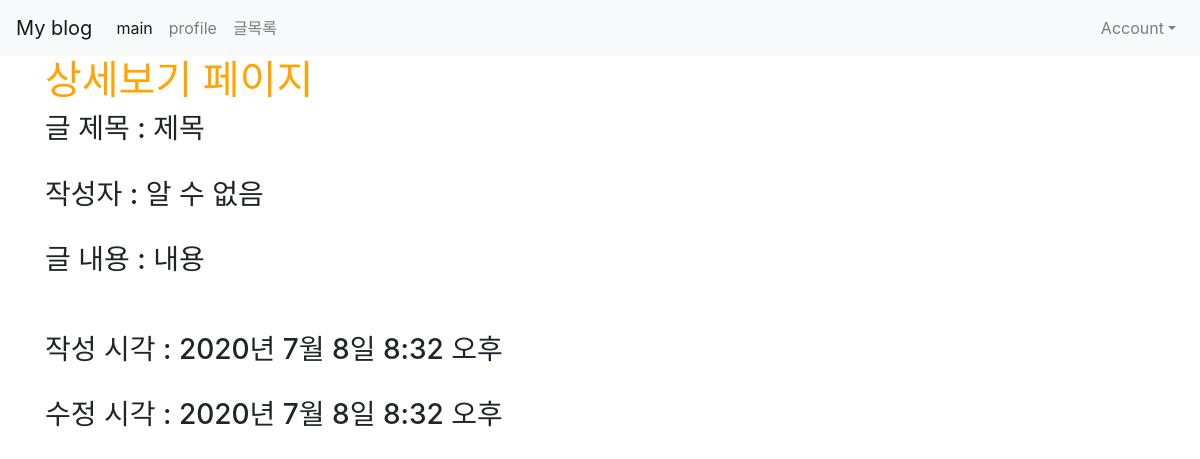
The app's page /posts/show/2/, older data.
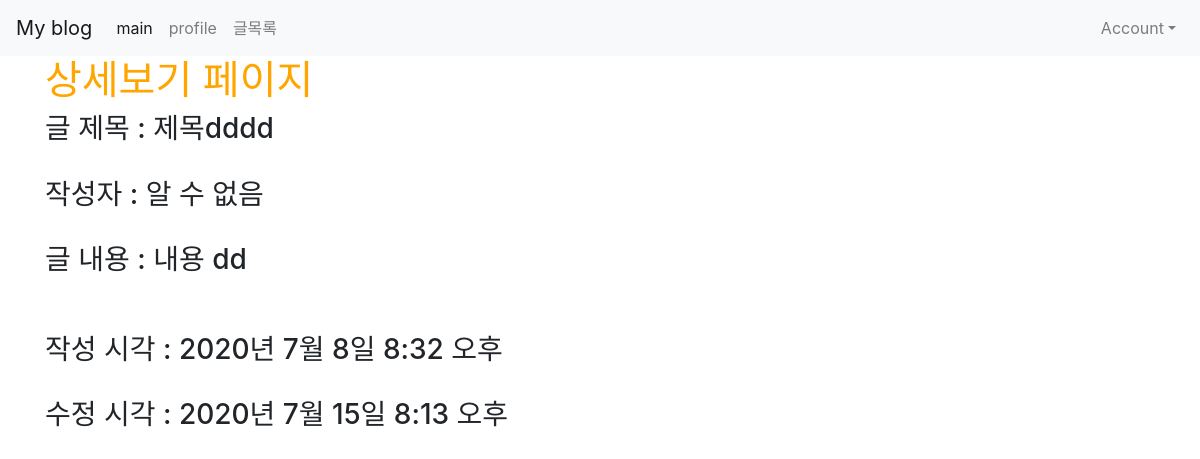
The same page, newer data.
### posts/models.py (models this page shows)
class Post(models.Model):# user:post=1:n 이므로 n쪽에 user 작성
    title = models.CharField(max_length=50, null=False)
    content = models.TextField()
    view_count = models.IntegerField(default=0)
    user=models.ForeignKey(User, on_delete=models.CASCADE, null=True)
    created_at = models.DateTimeField(auto_now_add=True)
    updated_at = models.DateTimeField(auto_now = True)
    image=models.ImageField(upload_to='images/', null=True)

### posts/views.py (the view)
# urls.py: path('show/<int:id>/', show, name="show"),
def show(request, id):
    post = Post.objects.get(pk=id)
    return render(request, 'posts/show.html', {'post': post})

### posts/templates/posts/show.html (shortened to what this page needs)
{% extends 'base.html' %}
{% block content %}
    <h1>상세보기 페이지</h1>
    <h3>글 제목 : {{ post.title }} </h3><br>
    {% if post.user %}
        <h3>작성자 : {{ post.user }}</h3><br>
    {% else %}
        <h3>작성자 : 알 수 없음</h3><br>
    {% endif %}
    <h3>글 내용 : {{ post.content }} </h3><br>
    <br>
    <h3>작성 시각 : {{ post.created_at }} </h3><br>
    <h3>수정 시각 : {{ post.updated_at }}</h3><br>
{% endblock %}

Row changes from the older to the newer data that the page shows:
changed Post "2020년 7월 8일 8:32 오후": title "제목" → "제목dddd"; content "내용" → "내용 dd"; updated_at "2020년 7월 8일 8:32 오후" → "2020년 7월 15일 8:13 오후"
